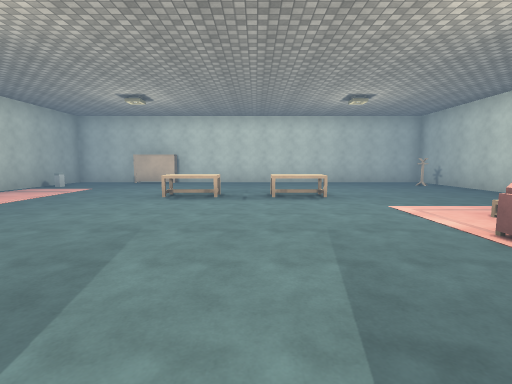
View 1 (above)

15 first-person views from a walk through a Unity game level. The camera is 1.5 m above the floor, tilts 6° down and sees 85° across. The floor is counted in squares, 2 m on a side. Each view is taken from the middle of a square. On the plan, view 1 faces up. The plan holds only what a view shows up to about 10 squares ahead; the rest is blank. The player is left out. Surface patterns are stand-ins for the level's own textures.

View 2
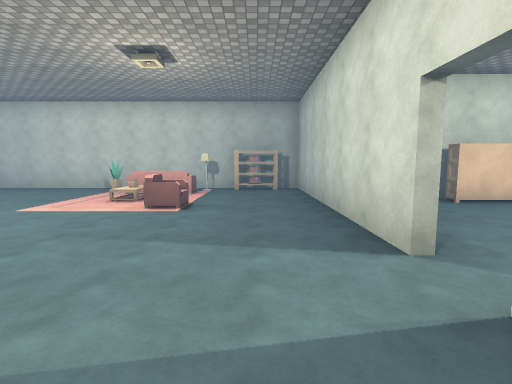

View 3
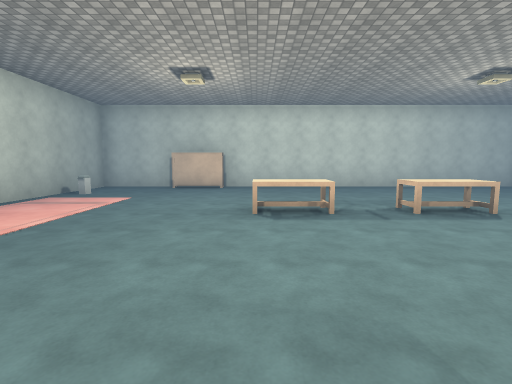

View 4
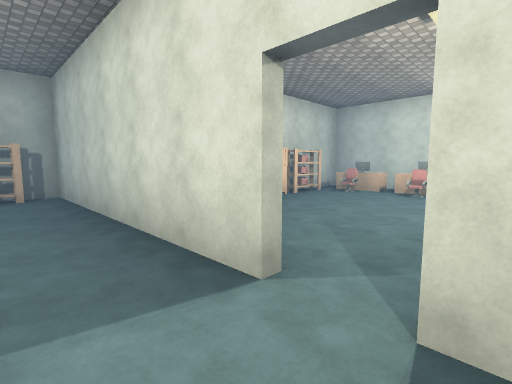

View 5
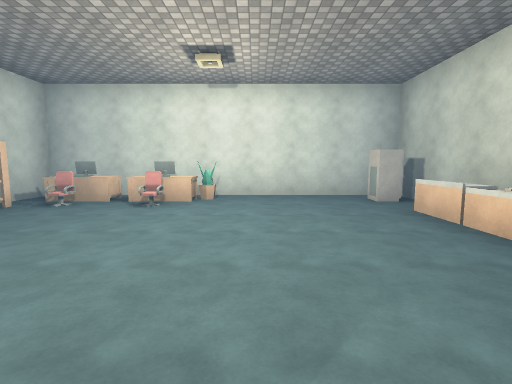

View 6
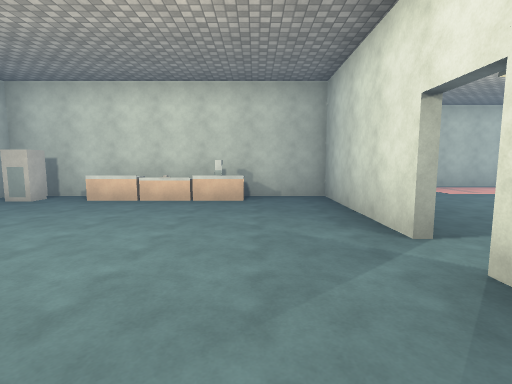

View 7
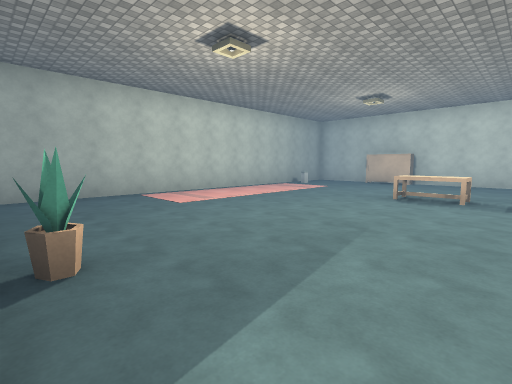

View 8
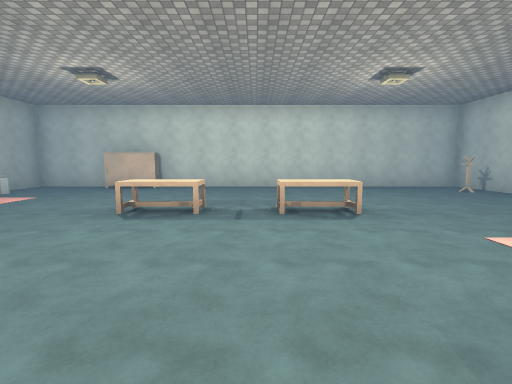

View 9
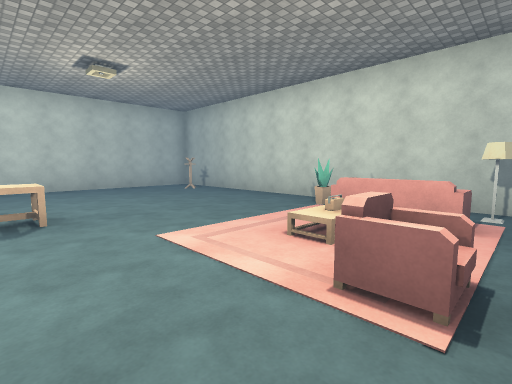

View 10
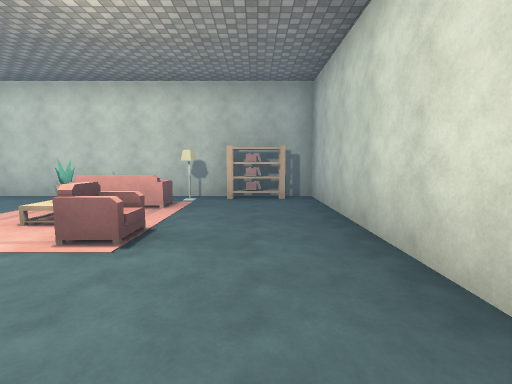

View 11
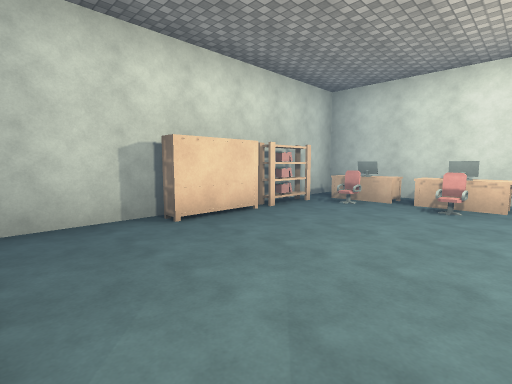

View 12
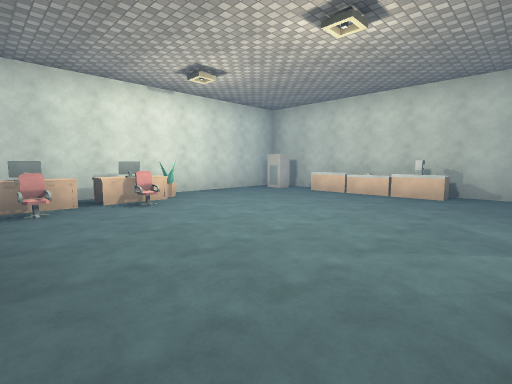

View 13
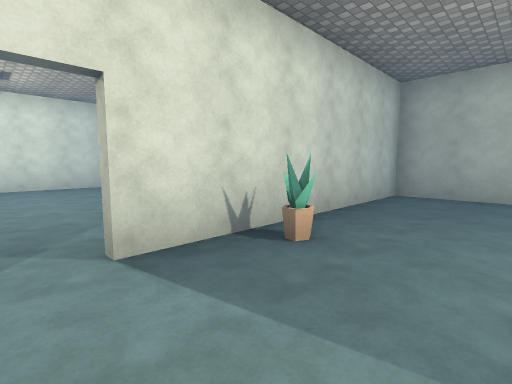

View 14
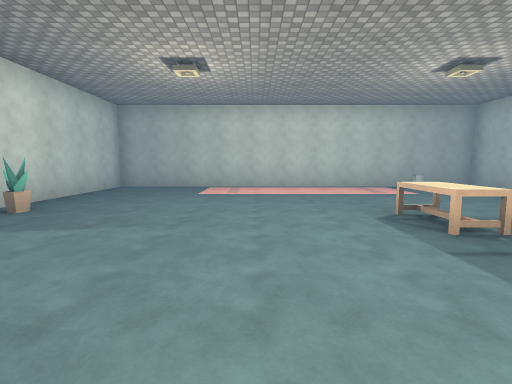

View 15
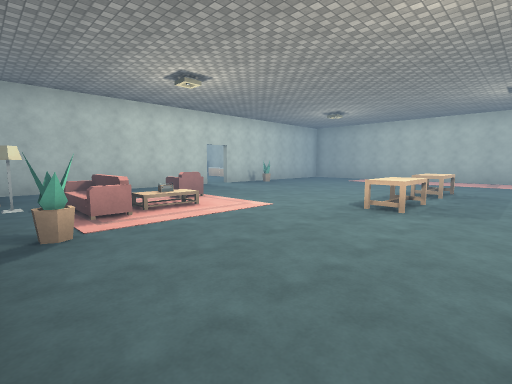

### Floor plan
Points are (right, up) in squares from view 1. A wall is a line through its corners. A room is listed if a view was taken in it or the views show most of it. See-through windows are left out.
Room 1 (views 1, 5, 6, 7, 11, 12)
walls: (-0.6, -0.4) (-4.3, -0.4) (-4.3, -2.5); (3.7, -3) (3.7, -1.1); (-4.3, -5.4) (-4.3, -7.4) (3.7, -7.4) (3.7, -5)
ways out: opening at (0, 0) to room 2
objects: other object (-4, -7); other object (-4, -5); other object (-4, -4); other object (-4, -3); other object (-3, -3); other object (0, -7); other object (1, -7); other object (1, -6); other object (1, -5); other object (2, -7); other object (2, -7) to (3, -6); other object (3, -5); other object (3, -4) to (3, -3)
Room 2 (views 2, 3, 4, 8, 9, 10, 13, 14, 15)
walls: (0.1, -0.3) (6.3, -0.3) (6.3, 10.7) (-6.7, 10.7) (-6.7, -0.3) (-0.6, -0.3)
ways out: opening at (0, 0) to room 1
objects: other object (-6, 9); other object (-4, 10); other object (-2, 6) to (-1, 6); other object (1, 6); other object (3, 2); other object (3, 3); other object (5, 4); other object (6, 1); other object (6, 5); other object (6, 9)

Where each view was taken, in squares from view 1:
view 1: 0 up, 0 right, facing up
view 2: 1 up, 2 left, facing right
view 3: 2 up, 2 left, facing up
view 4: 1 up, 1 left, facing down-right
view 5: 1 down, 1 left, facing down
view 6: 2 down, 2 right, facing left
view 7: 0 up, 0 right, facing up-left
view 8: 2 up, 0 right, facing up
view 9: 2 up, 1 right, facing up-right
view 10: 1 up, 0 right, facing right
view 11: 1 down, 0 right, facing down-right
view 12: 1 down, 3 right, facing down-left
view 13: 2 up, 0 right, facing down-left
view 14: 4 up, 2 right, facing left
view 15: 8 up, 6 right, facing down-left
